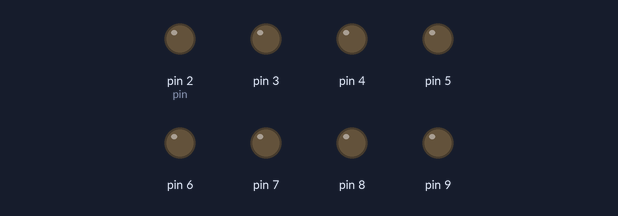
This sketch was run on a simulated Arduino Uno, built with avr-gcc and run on an emulated ATmega328P. Shown: output pins drawn as LEDs (lit = HIGH).

Above: at 0.1 s.
At 1.1 s:
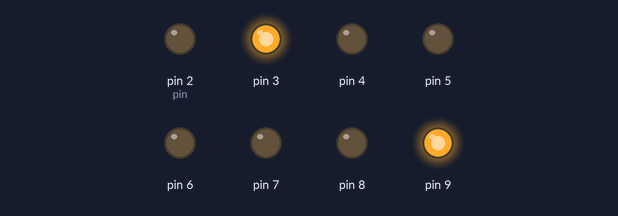
Timing chart, 0 to 2.6 s (numbered marks = the images above):
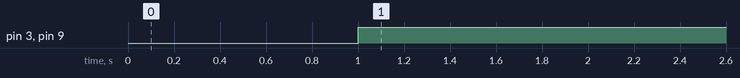

The sketch:

led.ino
```cpp
// (licence header left out)
// Define the LED digit patters, from 0 - 9
// Note that these patterns are for common cathode displays
// For common anode displays, change the 1's to 0's and 0's to 1's
// 1 = LED on, 0 = LED off, in this order:
//                                    Arduino pin: 2,3,4,5,6,7,8
byte seven_seg_digits[10][7] = { { 0,0,0,0,0,0,1 },  // = 0
                                                           { 1,0,0,1,1,1,1 },  // = 1
                                                           { 0,0,1,0,0,1,0},  // = 2
                                                           { 1,0,0,0,1,1,0 },  // = 3
                                                           { 0,1,1,0,0,1,1 },  // = 4
                                                           { 1,0,1,1,0,1,1 },  // = 5
                                                           { 1,0,1,1,1,1,1 },  // = 6
                                                           { 1,1,1,0,0,0,0 },  // = 7
                                                           { 1,1,1,1,1,1,1 },  // = 8
                                                           { 1,1,1,0,0,1,1 }   // = 9
                                                           };

void setup() {
  pinMode(2, OUTPUT);
  pinMode(3, OUTPUT);
  pinMode(4, OUTPUT);
  pinMode(5, OUTPUT);
  pinMode(6, OUTPUT);
  pinMode(7, OUTPUT);
  pinMode(8, OUTPUT);
  pinMode(9, OUTPUT);
  writeDot(0);  // start with the "dot" off
}

void writeDot(byte dot) {
  digitalWrite(9, dot);
}

void sevenSegWrite(byte digit) {
  byte pin = 2;
  byte a[8] = { 0,1,0,0,0,0,0,1 };
  for (byte segCount = 0; segCount < 8; ++segCount) {
    digitalWrite(pin, a[segCount]);
    ++pin;
  }
}

void loop() {
  for (byte count = 10; count > 0; --count) {
   delay(1000);
   sevenSegWrite(count - 1);
  }
  delay(4000);
}
```

Measured:
- by itself, pin 3, pin 9: LOW → HIGH at 1.0 s
